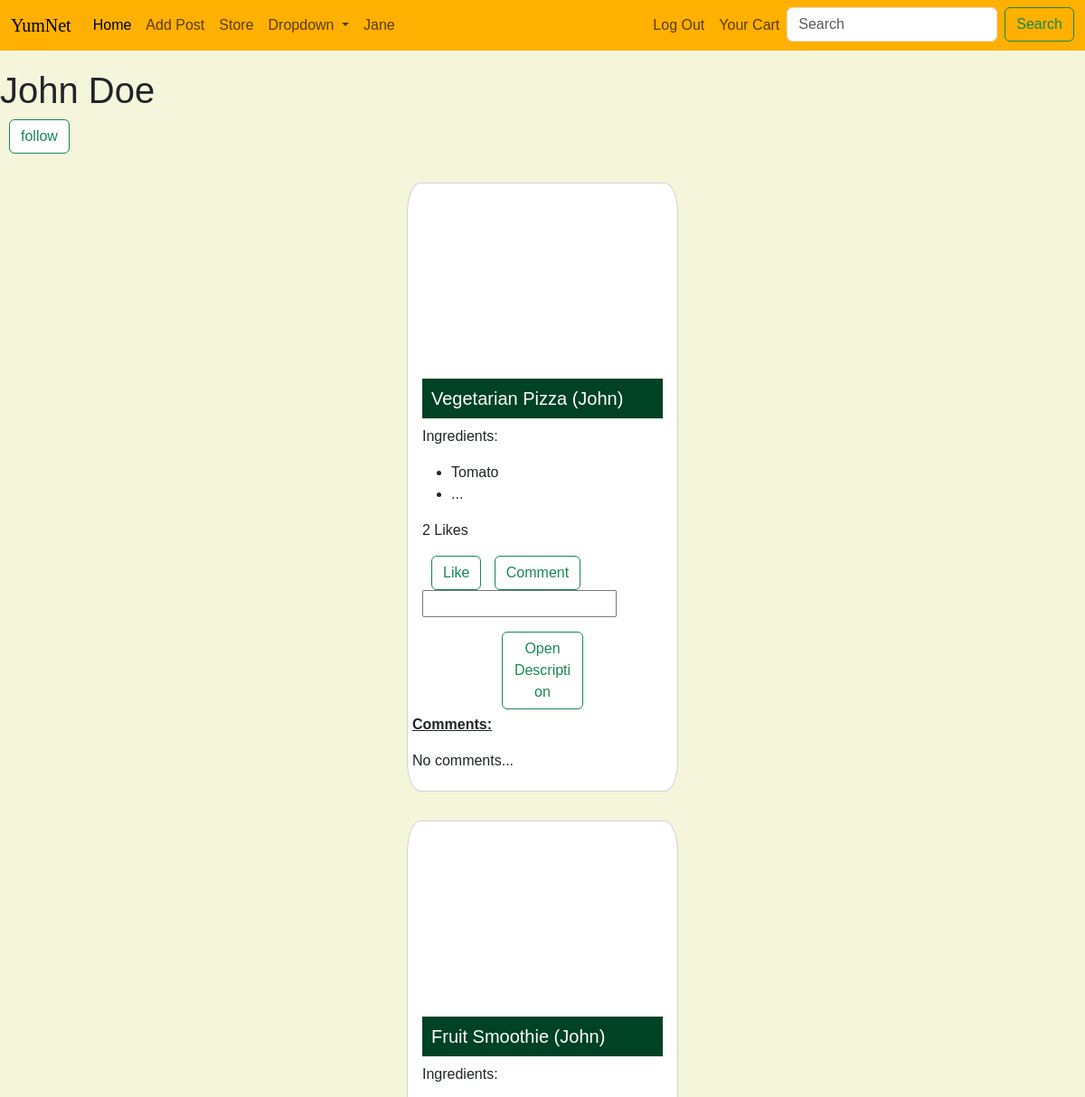
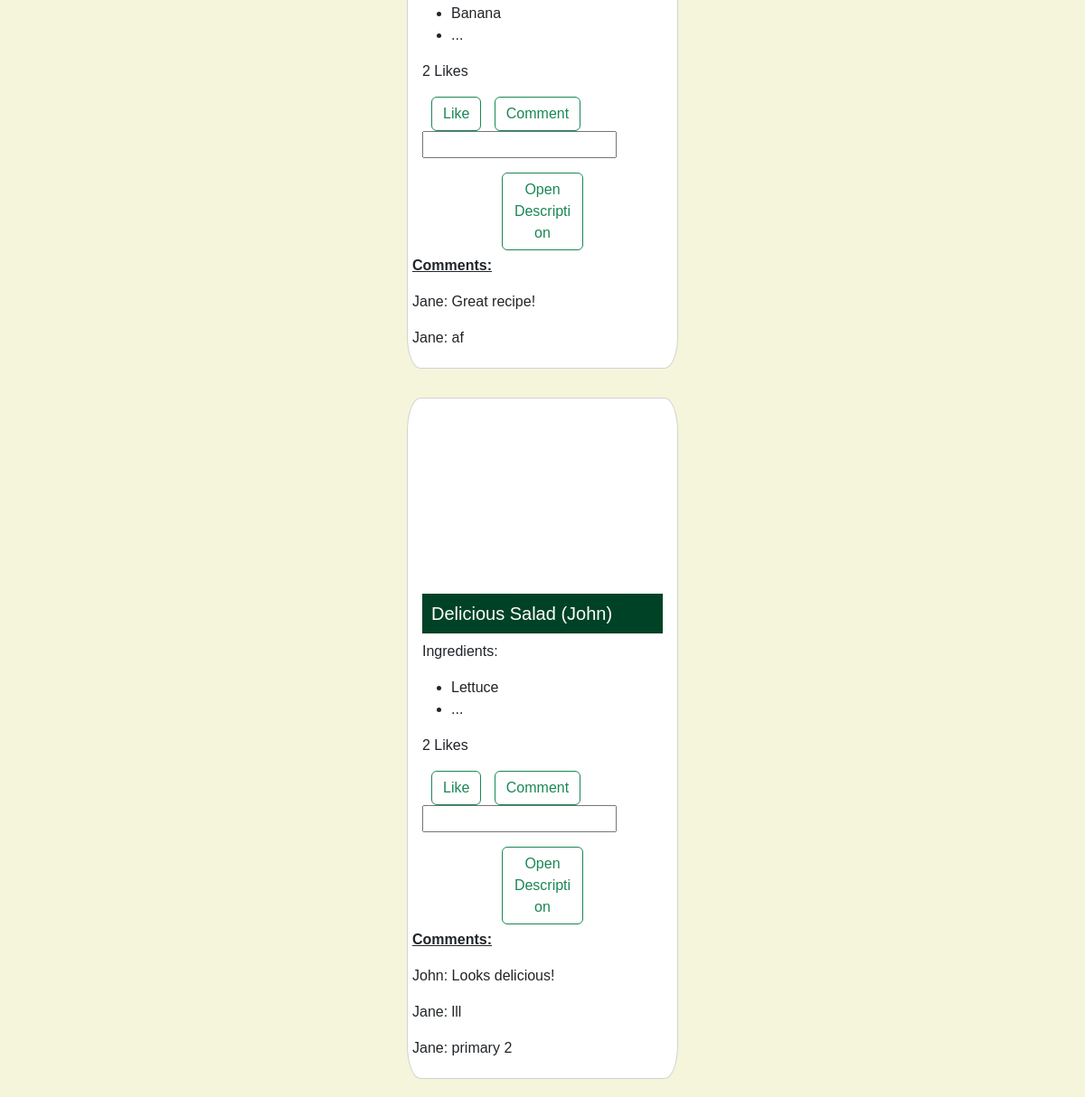
Screenshot of /userPage.php (signed in) with the database file from the repository (2 pictures, top to bottom).
### tables this page shows
CREATE TABLE `page_user` (
  `uid` int(11) NOT NULL,
  `first_name` varchar(255) NOT NULL,
  `last_name` varchar(255) NOT NULL,
  `user_name` varchar(255) NOT NULL,
  `email` varchar(255) NOT NULL,
  `pass` varchar(255) NOT NULL,
  `dob` date NOT NULL,
  `last_seen` datetime NOT NULL,
  `gender` bit(1) NOT NULL COMMENT 'male is zero female is one'
);

CREATE TABLE `post` (
  `pid` int(11) NOT NULL,
  `img_url` varchar(2048) NOT NULL,
  `title` varchar(255) NOT NULL,
  `published_at` datetime NOT NULL,
  `is_veg` int(1) NOT NULL,
  `caption` varchar(2048) NOT NULL,
  `user_id` int(11) NOT NULL
);

CREATE TABLE `postingredient` (
  `ingredient_name` varchar(255) NOT NULL,
  `post_id` int(11) NOT NULL
);

CREATE TABLE `post_comment` (
  `uid` int(11) NOT NULL,
  `pid` int(11) NOT NULL,
  `commented_at` datetime NOT NULL,
  `content` varchar(2048) NOT NULL
);

### userPage.php (the view, shortened to what this page needs)
<!DOCTYPE html>
<html lang="en">
<head>
    <?php require 'includes_and_requires/bootstrap.php'?>
    <?php require 'styleTemp.php'?>
</head>
<body>
    <?php include 'includes_and_requires/menu.php'?>
    <?php
    require 'config.php';
    $sql =  "select first_name,last_name
    from page_user where uid = $_SESSION[pageUser]
    ";
    $ret = mysqli_query($conn,$sql);
    $name = mysqli_fetch_assoc($ret);
    echo"<h1>{$name['first_name']} {$name['last_name']}</h1>";
    $sql = "select * from follower where follower_id = $_SESSION[user_id] and following_id = $_SESSION[pageUser]";
    $ret = mysqli_query($conn,$sql);
    if($_SESSION['user_id']!=$_SESSION['pageUser'] && mysqli_num_rows($ret)==0){
        echo"<form action='Controllers/FollowController.php'>
        <input type='submit' name='choice' value='follow' class='btn btn-outline-success'>
        </form>
        ";
    }else if(mysqli_num_rows($ret)>0){
      echo"<form action='Controllers/FollowController.php'>
        <input type='submit' name='choice' value='unfollow' class='btn btn-outline-danger'>
        </form>
        ";
    }
    $sql = "select * from post where user_id = $_SESSION[pageUser] order by published_at desc";
      $ret = mysqli_query($conn,$sql);
      if(mysqli_num_rows($ret)>0){
        while($row = mysqli_fetch_assoc($ret)){
          $sql = "Select * from page_user where uid = {$row['user_id']}";
          $ret2 = mysqli_query($conn,$sql);
          $row2 = mysqli_fetch_assoc($ret2);
          $sql = "Select * from postingredient where post_id = {$row['pid']} limit 3";
          $ret3 = mysqli_query($conn,$sql);
          echo"
          <div class='card'>
      <div class='custom_image' style='background-image:url({$row['img_url']})'></div>
      <div class='card-body'>
        <h5 class='card-title'>{$row['title']} ({$row2['first_name']})</h5>
        <p class='card-text' onmouseover='onHover({$row['pid']})' onmouseout='outHover({$row['pid']})'>
          Ingredients: <ul>";
          while($row3 = mysqli_fetch_assoc($ret3)){
            echo "<li>{$row3['ingredient_name']}</li>";
          }
        echo"
        <li>...</li>
        </ul>
        </p>
        <p>";
        $sql = "select count(pid) as count from post_like
        where pid = {$row['pid']}";
        $ret4 = mysqli_query($conn,$sql);
        $count = mysqli_fetch_assoc($ret4);
        echo "{$count['count']}";
         echo" Likes</p>
        <form action='Controllers/LCController.php'>
        <input type='submit' class='btn btn-outline-success' value='Like' name='like'>
        <input type='submit' class='btn btn-outline-success' value='Comment' name='comm'>
        <input type='text' name='comment' >
        <input type = 'hidden' name='user' value='$_SESSION[user_id]'>
        <input type = 'hidden' name='post' value='{$row['pid']}'>
        <input type = 'hidden' name='loc' value='user'>
        </form>
      </div>
      <button onclick='desc(1,\"post{$row['pid']}\")' class='btn btn-outline-success open'>Open Description</button>
      <div class='coms'><b><u><p>Comments:</p></u></b>";
      $sql = "select first_name, content
      from post_comment as pc
      join page_user as pu on pc.uid = pu.uid
      where pid = {$row['pid']}
      ";
      $retCom = mysqli_query($conn,$sql);
      if(mysqli_num_rows($retCom)==0){
        echo "<p>No comments...</p>";
      }else{
        while($coms = mysqli_fetch_assoc($retCom)){
          echo "<p>{$coms['first_name']}: {$coms['content']}</p>";
        }
      }
      echo"</div>
    </div>";
      }
      }
    ?>
</body>
</html>

### style9.css (style rules this page uses)
.card { width: 25%; margin: 2em auto; }
body { font-family: sans-serif; background-color: #F5F5DC; }
h5.card-title { background-color: #004225; padding: 10px; color: white; }
.custom_image { width: 100%; height: 200px; background-size: cover; background-position: center; }
.card { border-radius: 5%; margin-bottom: 20px; }
.custom_image { border-top-left-radius: 5%; border-top-right-radius: 5%; }
.coms { padding: 5px; }
.open { width: 30%; margin: auto auto; }
input.btn { background-color: white; margin-left: 10px; }

### rows the page displays
page_user: first_name "John", last_name "Doe"
post: title "Vegetarian Pizza", page_user.first_name "John", count "2", shows "No comments..."
postingredient: ingredient_name "Tomato"
post: title "Fruit Smoothie", page_user.first_name "John", count "2"
postingredient: ingredient_name "Banana"
post_comment: uid.first_name "Jane", content "Great recipe!"
post_comment: uid.first_name "Jane", content "af"
post: title "Delicious Salad", page_user.first_name "John", count "2"
postingredient: ingredient_name "Lettuce"
post_comment: uid.first_name "John", content "Looks delicious!"
post_comment: uid.first_name "Jane", content "lll"
post_comment: uid.first_name "Jane", content "primary 2"

### other values shown
$_SESSION[first_name] "Jane"
